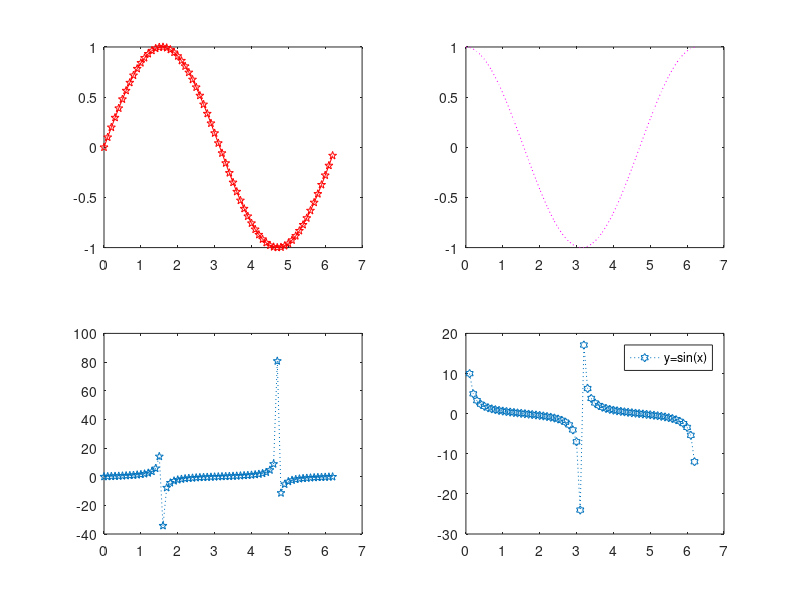

This figure's MATLAB source:
x = [-10:10];
y=[-10:0.1:10];
z= linspace(-10,10,50);
length(x)
length(y)
length(z)
y=x.*x;
plot(x,y)
plot(x,y,'p-.g')
x=[0:0.1:2*pi];
y=sin(x);
z=cos(x);
subplot(2,2,1),plot(x,y,'p-r')
subplot(2,2,2),plot(x,z,'m:')
subplot(2,2,3),plot(x,tan(x),'p:')
subplot(2,2,4),plot(x,cot(x),'h:')
legend('y=sin(x)')